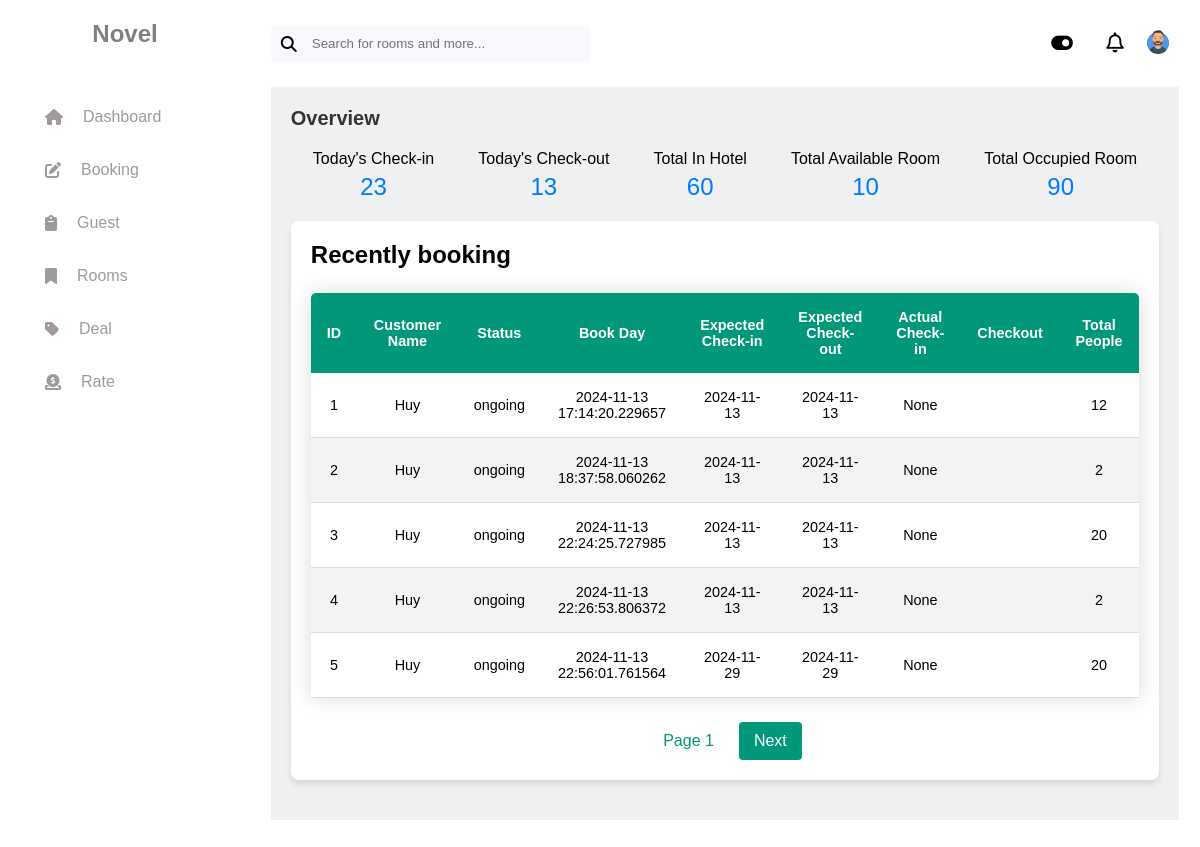
Screenshot of / (signed in) with the database file from the repository.
### tables this page shows
CREATE TABLE booking (
  booking_id INTEGER PRIMARY KEY,
  customer_id INTEGER NOT NULL,
  room_id INTEGER NOT NULL,
  status TEXT CHECK (status IN ('ongoing', 'completed', 'cancelled')) NOT NULL,
  book_day DATE NOT NULL,
  expected_checkin DATE NOT NULL,
  expected_checkout DATE NOT NULL,
  actual_checkin DATE,
  actual_checkout DATE,
  total_people INTEGER NOT NULL,
  FOREIGN KEY (customer_id) REFERENCES customer (customer_id),
  FOREIGN KEY (room_id) REFERENCES room (room_id)
);

CREATE TABLE customer (
  customer_id INTEGER PRIMARY KEY AUTOINCREMENT,
  name TEXT NOT NULL,
  email TEXT,
  dob DATE,
  credit_card TEXT,
  address TEXT,
  company_id INTEGER
);

### app.py (the view)
@app.route("/")
def index():
    conn = get_db_connection()
    bookings = conn.execute("""
        SELECT booking.booking_id AS id, customer.name AS customer_name, booking.status,
               booking.book_day, booking.expected_checkin, booking.expected_checkout,
               booking.actual_checkin, booking.actual_checkout, booking.total_people
        FROM booking
        JOIN customer ON booking.customer_id = customer.customer_id
        ORDER BY booking.book_day ASC
    """).fetchall()
    conn.close()
    page, per_page = request.args.get("page", 1, type=int), 5
    paginated_bookings = bookings[(page - 1) * per_page : page * per_page]
    total_pages = (len(bookings) - 1) // per_page + 1
    return render_template("index.html", bookings=paginated_bookings, page=page, total_pages=total_pages)

### app.py (called while the page is built)
@app.before_request
def check_authentication():
    if request.endpoint not in ['login', 'register'] and not session.get("logged_in"):
        return redirect(url_for("login"))

### database/database_function.py (called while the page is built)
def get_db_connection():
    conn = sqlite3.connect('hotel1.db')
    conn.row_factory = sqlite3.Row
    return conn

### templates/index.html (shortened to what this page needs)
{% extends "layout.html" %} {% block title %} Home {% endblock %} {% block stylesheets %}
<link rel="stylesheet" href="{{ url_for('static', filename='css/homepage.css')}}" />
{% endblock %} {% block content %}
<div class="container">
    <div class="overview-section">
        <h1>Overview</h1>
        <div class="stats">
            <div>
                <p>Today's Check-in</p>
                <span>23</span>
            </div>
            <div>
                <p>Today's Check-out</p>
                <span>13</span>
            </div>
            <div>
                <p>Total In Hotel</p>
                <span>60</span>
            </div>
            <div>
                <p>Total Available Room</p>
                <span>10</span>
            </div>
            <div>
                <p>Total Occupied Room</p>
                <span>90</span>
            </div>
        </div>
    </div>
    <div class="section recent-booking-section">
        <h2>Recently booking</h2>
        <table class="table">
            <thead>
                <tr>
                    <th>ID</th>
                    <th>Customer Name</th>
                    <th>Status</th>
                    <th>Book Day</th>
                    <th>Expected Check-in</th>
                    <th>Expected Check-out</th>
                    <th>Actual Check-in</th>
                    <th>Checkout</th>
                    <th>Total People</th>
                </tr>
            </thead>
            <tbody>
                {% for booking in bookings %}
                <tr>
                    <td>{{ booking.id }}</td>
                    <td>{{ booking.customer_name }}</td>
                    <td>{{ booking.status }}</td>
                    <td>{{ booking.book_day }}</td>
                    <td>{{ booking.expected_checkin }}</td>
                    <td>{{ booking.expected_checkout }}</td>
                    <td>{{ booking.actual_checkin }}</td>
                    <td>{{ booking.checkout }}</td>
                    <td>{{ booking.total_people }}</td>
                </tr>
                {% endfor %}
            </tbody>
        </table>
        <div class="pagination">
            <span>Page {{ page }}</span>
            {% if page < total_pages %}
            <a href="{{ url_for('index', page=page+1) }}">Next</a>
            {% endif %}
        </div>
    </div>
</div>
{% endblock %}

### static/css/layout.css (style rules this page uses)
* { margin: 0; padding: 0; box-sizing: border-box; }
body { display: flex; font-family: Arial, Helvetica, sans-serif; }

### static/css/homepage.css (style rules this page uses)
.container { background-color: #eef0f2; padding: 20px; margin: 20px auto; }
.section { background-color: #fff; padding: 20px; margin: 20px 0; border-radius: 8px; box-shadow: 0 4px 6px rgba(0, 0, 0, 0.1); }
.overview-section h1 { font-size: 20px; color: #333; }
.overview-section .stats { display: flex; justify-content: space-around; margin-top: 20px; }
.stats div { text-align: center; }
.stats div span { margin-top: 5px; display: block; font-size: 1.5rem; color: #007bff; }
.table { width: 100%; border-collapse: collapse; font-family: "Arial", sans-serif; margin: 1.5rem 0; font-size: 16px; text-align: left; border-radius: 5px 5px 0 0; overflow: hidden; box-shadow: 0 0 20px rgba(0, 0, 0, 0.15); }
table thead tr { background-color: #009879; color: #ffffff; font-weight: bold; }
.table th, .table td { padding: 1rem; font-size: 0.9rem; text-align: center; }
.table tbody tr { border-bottom: 1px solid #dddddd; }
.table tbody tr:nth-of-type(even) { background-color: #f3f3f3; }
.table tbody tr:nth-of-type(odd) { background-color: #ffffff; }
.pagination { margin-top: 1.5rem; display: flex; justify-content: center; }
.pagination a { padding: 10px 15px; margin: 0 5px; background-color: #009879; color: #fff; text-decoration: none; border-radius: 4px; }
.pagination span { padding: 10px 15px; margin: 0 5px; color: #009879; }

### rows the page displays
booking: id "1", customer_name "Huy", status "ongoing", book_day "2024-11-13 17:14:20.229657", expected_checkin "2024-11-13", expected_checkout "2024-11-13", actual_checkin "None", total_people "12"
booking: id "2", customer_name "Huy", status "ongoing", book_day "2024-11-13 18:37:58.060262", expected_checkin "2024-11-13", expected_checkout "2024-11-13", actual_checkin "None", total_people "2"
booking: id "3", customer_name "Huy", status "ongoing", book_day "2024-11-13 22:24:25.727985", expected_checkin "2024-11-13", expected_checkout "2024-11-13", actual_checkin "None", total_people "20"
booking: id "4", customer_name "Huy", status "ongoing", book_day "2024-11-13 22:26:53.806372", expected_checkin "2024-11-13", expected_checkout "2024-11-13", actual_checkin "None", total_people "2"
booking: id "5", customer_name "Huy", status "ongoing", book_day "2024-11-13 22:56:01.761564", expected_checkin "2024-11-29", expected_checkout "2024-11-29", actual_checkin "None", total_people "20"

### other values shown
{{ page }} "1"
